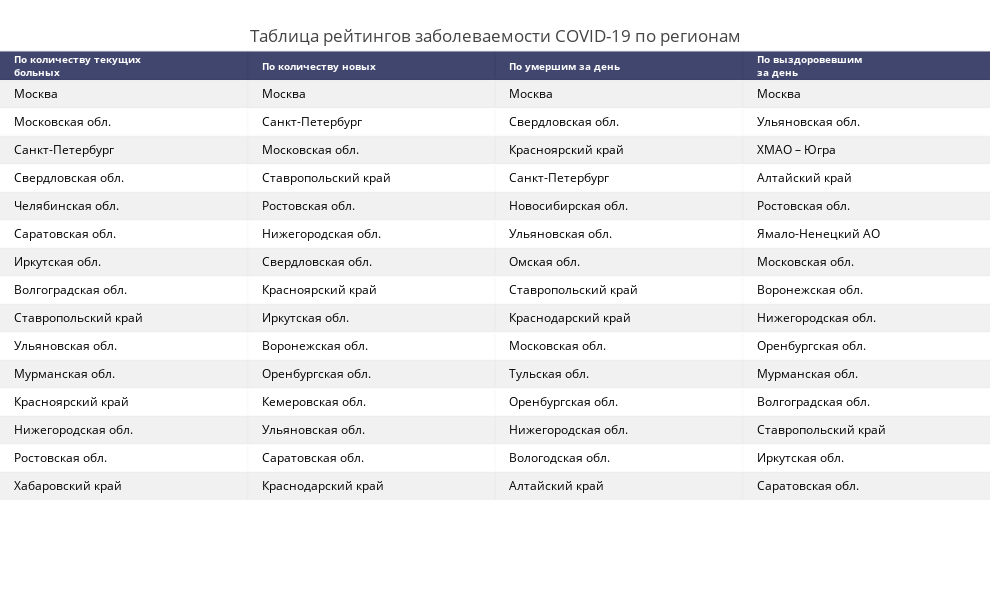

The code cell stored with this chart in its notebook:
### Code cell
covid_rates = pd.DataFrame()
mask = (X.Date==myday)&(X.Region!='Россия')
today_cases = X[mask]
#covid_rates.reset_index(drop=True)

covid_rates['По количеству текущих <br>больных'] = today_cases.sort_values(by=['Remaining_ill'],ascending = False).Region.reset_index(drop=True)
covid_rates['По количеству новых'] = today_cases.sort_values(by=['Day_confirmed'],ascending = False).Region.reset_index(drop=True)
covid_rates['По умершим за день'] = today_cases.sort_values(by=['Day_deaths'],ascending = False).Region.reset_index(drop=True)
covid_rates['По выздоровевшим<br>за день'] = today_cases.sort_values(by=['Day_recovered'],ascending = False).Region.reset_index(drop=True)
param = {'xgap':0}
fig =  ff.create_table(covid_rates.head(15),height_constant=200,**param)
fig.update_layout(
    
                  title_text ='Таблица рейтингов заболеваемости COVID-19 по регионам',
                  margin = {'t':50, 'b':100},
                  title_x = 0.5,
                  title_y= 0.95,
                  title_xanchor = "center",
                  title_yanchor = "top", 
                  
                  width = 990, height = 600,template = 'gridon',
    
    
                  xaxis_title='',yaxis_title = ''
                  )
for i in range(0,4):
    fig.layout.annotations[i].font.size = 10
fig.show()

### Figure 1 — Plotly figure (JSON) as saved in the notebook; plotly's stock layout.template omitted (floating-point values rounded to 4 significant figures)
{"data": [{"colorscale": [[0, "#00083e"], [0.5, "#ededee"], [1, "#ffffff"]], "hoverinfo": "none", "opacity": 0.75, "showscale": false, "type": "heatmap", "xgap": 0, "z": [[0, 0, 0, 0], [0.5, 0.5, 0.5, 0.5], [1, 1, 1, 1], [0.5, 0.5, 0.5, 0.5], [1, 1, 1, 1], [0.5, 0.5, 0.5, 0.5], [1, 1, 1, 1], [0.5, 0.5, 0.5, 0.5], [1, 1, 1, 1], [0.5, 0.5, 0.5, 0.5], [1, 1, 1, 1], [0.5, 0.5, 0.5, 0.5], [1, 1, 1, 1], [0.5, 0.5, 0.5, 0.5], [1, 1, 1, 1], [0.5, 0.5, 0.5, 0.5]]}], "layout": {"annotations": [{"align": "left", "font": {"color": "#ffffff", "size": 10}, "showarrow": false, "text": "<b>По количеству текущих <br>больных</b>", "x": -0.45, "xanchor": "left", "xref": "x", "y": 0, "yref": "y"}, {"align": "left", "font": {"color": "#ffffff", "size": 10}, "showarrow": false, "text": "<b>По количеству новых</b>", "x": 0.55, "xanchor": "left", "xref": "x", "y": 0, "yref": "y"}, {"align": "left", "font": {"color": "#ffffff", "size": 10}, "showarrow": false, "text": "<b>По умершим за день</b>", "x": 1.55, "xanchor": "left", "xref": "x", "y": 0, "yref": "y"}, {"align": "left", "font": {"color": "#ffffff", "size": 10}, "showarrow": false, "text": "<b>По выздоровевшим<br>за день</b>", "x": 2.55, "xanchor": "left", "xref": "x", "y": 0, "yref": "y"}, {"align": "left", "font": {"color": "#000000"}, "showarrow": false, "text": "Москва", "x": -0.45, "xanchor": "left", "xref": "x", "y": 1, "yref": "y"}, {"align": "left", "font": {"color": "#000000"}, "showarrow": false, "text": "Москва", "x": 0.55, "xanchor": "left", "xref": "x", "y": 1, "yref": "y"}, {"align": "left", "font": {"color": "#000000"}, "showarrow": false, "text": "Москва", "x": 1.55, "xanchor": "left", "xref": "x", "y": 1, "yref": "y"}, {"align": "left", "font": {"color": "#000000"}, "showarrow": false, "text": "Москва", "x": 2.55, "xanchor": "left", "xref": "x", "y": 1, "yref": "y"}, {"align": "left", "font": {"color": "#000000"}, "showarrow": false, "text": "Московская обл.", "x": -0.45, "xanchor": "left", "xref": "x", "y": 2, "yref": "y"}, {"align": "left", "font": {"color": "#000000"}, "showarrow": false, "text": "Санкт-Петербург", "x": 0.55, "xanchor": "left", "xref": "x", "y": 2, "yref": "y"}, {"align": "left", "font": {"color": "#000000"}, "showarrow": false, "text": "Свердловская обл.", "x": 1.55, "xanchor": "left", "xref": "x", "y": 2, "yref": "y"}, {"align": "left", "font": {"color": "#000000"}, "showarrow": false, "text": "Ульяновская обл.", "x": 2.55, "xanchor": "left", "xref": "x", "y": 2, "yref": "y"}, {"align": "left", "font": {"color": "#000000"}, "showarrow": false, "text": "Санкт-Петербург", "x": -0.45, "xanchor": "left", "xref": "x", "y": 3, "yref": "y"}, {"align": "left", "font": {"color": "#000000"}, "showarrow": false, "text": "Московская обл.", "x": 0.55, "xanchor": "left", "xref": "x", "y": 3, "yref": "y"}, {"align": "left", "font": {"color": "#000000"}, "showarrow": false, "text": "Красноярский край", "x": 1.55, "xanchor": "left", "xref": "x", "y": 3, "yref": "y"}, {"align": "left", "font": {"color": "#000000"}, "showarrow": false, "text": "ХМАО – Югра", "x": 2.55, "xanchor": "left", "xref": "x", "y": 3, "yref": "y"}, {"align": "left", "font": {"color": "#000000"}, "showarrow": false, "text": "Свердловская обл.", "x": -0.45, "xanchor": "left", "xref": "x", "y": 4, "yref": "y"}, {"align": "left", "font": {"color": "#000000"}, "showarrow": false, "text": "Ставропольский край", "x": 0.55, "xanchor": "left", "xref": "x", "y": 4, "yref": "y"}, {"align": "left", "font": {"color": "#000000"}, "showarrow": false, "text": "Санкт-Петербург", "x": 1.55, "xanchor": "left", "xref": "x", "y": 4, "yref": "y"}, {"align": "left", "font": {"color": "#000000"}, "showarrow": false, "text": "Алтайский край", "x": 2.55, "xanchor": "left", "xref": "x", "y": 4, "yref": "y"}, {"align": "left", "font": {"color": "#000000"}, "showarrow": false, "text": "Челябинская обл.", "x": -0.45, "xanchor": "left", "xref": "x", "y": 5, "yref": "y"}, {"align": "left", "font": {"color": "#000000"}, "showarrow": false, "text": "Ростовская обл.", "x": 0.55, "xanchor": "left", "xref": "x", "y": 5, "yref": "y"}, {"align": "left", "font": {"color": "#000000"}, "showarrow": false, "text": "Новосибирская обл.", "x": 1.55, "xanchor": "left", "xref": "x", "y": 5, "yref": "y"}, {"align": "left", "font": {"color": "#000000"}, "showarrow": false, "text": "Ростовская обл.", "x": 2.55, "xanchor": "left", "xref": "x", "y": 5, "yref": "y"}, {"align": "left", "font": {"color": "#000000"}, "showarrow": false, "text": "Саратовская обл.", "x": -0.45, "xanchor": "left", "xref": "x", "y": 6, "yref": "y"}, {"align": "left", "font": {"color": "#000000"}, "showarrow": false, "text": "Нижегородская обл.", "x": 0.55, "xanchor": "left", "xref": "x", "y": 6, "yref": "y"}, {"align": "left", "font": {"color": "#000000"}, "showarrow": false, "text": "Ульяновская обл.", "x": 1.55, "xanchor": "left", "xref": "x", "y": 6, "yref": "y"}, {"align": "left", "font": {"color": "#000000"}, "showarrow": false, "text": "Ямало-Ненецкий АО", "x": 2.55, "xanchor": "left", "xref": "x", "y": 6, "yref": "y"}, {"align": "left", "font": {"color": "#000000"}, "showarrow": false, "text": "Иркутская обл.", "x": -0.45, "xanchor": "left", "xref": "x", "y": 7, "yref": "y"}, {"align": "left", "font": {"color": "#000000"}, "showarrow": false, "text": "Свердловская обл.", "x": 0.55, "xanchor": "left", "xref": "x", "y": 7, "yref": "y"}, {"align": "left", "font": {"color": "#000000"}, "showarrow": false, "text": "Омская обл.", "x": 1.55, "xanchor": "left", "xref": "x", "y": 7, "yref": "y"}, {"align": "left", "font": {"color": "#000000"}, "showarrow": false, "text": "Московская обл.", "x": 2.55, "xanchor": "left", "xref": "x", "y": 7, "yref": "y"}, {"align": "left", "font": {"color": "#000000"}, "showarrow": false, "text": "Волгоградская обл.", "x": -0.45, "xanchor": "left", "xref": "x", "y": 8, "yref": "y"}, {"align": "left", "font": {"color": "#000000"}, "showarrow": false, "text": "Красноярский край", "x": 0.55, "xanchor": "left", "xref": "x", "y": 8, "yref": "y"}, {"align": "left", "font": {"color": "#000000"}, "showarrow": false, "text": "Ставропольский край", "x": 1.55, "xanchor": "left", "xref": "x", "y": 8, "yref": "y"}, {"align": "left", "font": {"color": "#000000"}, "showarrow": false, "text": "Воронежская обл.", "x": 2.55, "xanchor": "left", "xref": "x", "y": 8, "yref": "y"}, {"align": "left", "font": {"color": "#000000"}, "showarrow": false, "text": "Ставропольский край", "x": -0.45, "xanchor": "left", "xref": "x", "y": 9, "yref": "y"}, {"align": "left", "font": {"color": "#000000"}, "showarrow": false, "text": "Иркутская обл.", "x": 0.55, "xanchor": "left", "xref": "x", "y": 9, "yref": "y"}, {"align": "left", "font": {"color": "#000000"}, "showarrow": false, "text": "Краснодарский край", "x": 1.55, "xanchor": "left", "xref": "x", "y": 9, "yref": "y"}, {"align": "left", "font": {"color": "#000000"}, "showarrow": false, "text": "Нижегородская обл.", "x": 2.55, "xanchor": "left", "xref": "x", "y": 9, "yref": "y"}, {"align": "left", "font": {"color": "#000000"}, "showarrow": false, "text": "Ульяновская обл.", "x": -0.45, "xanchor": "left", "xref": "x", "y": 10, "yref": "y"}, {"align": "left", "font": {"color": "#000000"}, "showarrow": false, "text": "Воронежская обл.", "x": 0.55, "xanchor": "left", "xref": "x", "y": 10, "yref": "y"}, {"align": "left", "font": {"color": "#000000"}, "showarrow": false, "text": "Московская обл.", "x": 1.55, "xanchor": "left", "xref": "x", "y": 10, "yref": "y"}, {"align": "left", "font": {"color": "#000000"}, "showarrow": false, "text": "Оренбургская обл.", "x": 2.55, "xanchor": "left", "xref": "x", "y": 10, "yref": "y"}, {"align": "left", "font": {"color": "#000000"}, "showarrow": false, "text": "Мурманская обл.", "x": -0.45, "xanchor": "left", "xref": "x", "y": 11, "yref": "y"}, {"align": "left", "font": {"color": "#000000"}, "showarrow": false, "text": "Оренбургская обл.", "x": 0.55, "xanchor": "left", "xref": "x", "y": 11, "yref": "y"}, {"align": "left", "font": {"color": "#000000"}, "showarrow": false, "text": "Тульская обл.", "x": 1.55, "xanchor": "left", "xref": "x", "y": 11, "yref": "y"}, {"align": "left", "font": {"color": "#000000"}, "showarrow": false, "text": "Мурманская обл.", "x": 2.55, "xanchor": "left", "xref": "x", "y": 11, "yref": "y"}, {"align": "left", "font": {"color": "#000000"}, "showarrow": false, "text": "Красноярский край", "x": -0.45, "xanchor": "left", "xref": "x", "y": 12, "yref": "y"}, {"align": "left", "font": {"color": "#000000"}, "showarrow": false, "text": "Кемеровская обл.", "x": 0.55, "xanchor": "left", "xref": "x", "y": 12, "yref": "y"}, {"align": "left", "font": {"color": "#000000"}, "showarrow": false, "text": "Оренбургская обл.", "x": 1.55, "xanchor": "left", "xref": "x", "y": 12, "yref": "y"}, {"align": "left", "font": {"color": "#000000"}, "showarrow": false, "text": "Волгоградская обл.", "x": 2.55, "xanchor": "left", "xref": "x", "y": 12, "yref": "y"}, {"align": "left", "font": {"color": "#000000"}, "showarrow": false, "text": "Нижегородская обл.", "x": -0.45, "xanchor": "left", "xref": "x", "y": 13, "yref": "y"}, {"align": "left", "font": {"color": "#000000"}, "showarrow": false, "text": "Ульяновская обл.", "x": 0.55, "xanchor": "left", "xref": "x", "y": 13, "yref": "y"}, {"align": "left", "font": {"color": "#000000"}, "showarrow": false, "text": "Нижегородская обл.", "x": 1.55, "xanchor": "left", "xref": "x", "y": 13, "yref": "y"}, {"align": "left", "font": {"color": "#000000"}, "showarrow": false, "text": "Ставропольский край", "x": 2.55, "xanchor": "left", "xref": "x", "y": 13, "yref": "y"}, {"align": "left", "font": {"color": "#000000"}, "showarrow": false, "text": "Ростовская обл.", "x": -0.45, "xanchor": "left", "xref": "x", "y": 14, "yref": "y"}, {"align": "left", "font": {"color": "#000000"}, "showarrow": false, "text": "Саратовская обл.", "x": 0.55, "xanchor": "left", "xref": "x", "y": 14, "yref": "y"}, {"align": "left", "font": {"color": "#000000"}, "showarrow": false, "text": "Вологодская обл.", "x": 1.55, "xanchor": "left", "xref": "x", "y": 14, "yref": "y"}, {"align": "left", "font": {"color": "#000000"}, "showarrow": false, "text": "Иркутская обл.", "x": 2.55, "xanchor": "left", "xref": "x", "y": 14, "yref": "y"}, {"align": "left", "font": {"color": "#000000"}, "showarrow": false, "text": "Хабаровский край", "x": -0.45, "xanchor": "left", "xref": "x", "y": 15, "yref": "y"}, {"align": "left", "font": {"color": "#000000"}, "showarrow": false, "text": "Краснодарский край", "x": 0.55, "xanchor": "left", "xref": "x", "y": 15, "yref": "y"}, {"align": "left", "font": {"color": "#000000"}, "showarrow": false, "text": "Алтайский край", "x": 1.55, "xanchor": "left", "xref": "x", "y": 15, "yref": "y"}, {"align": "left", "font": {"color": "#000000"}, "showarrow": false, "text": "Саратовская обл.", "x": 2.55, "xanchor": "left", "xref": "x", "y": 15, "yref": "y"}], "height": 600, "margin": {"b": 100, "l": 0, "r": 0, "t": 50}, "title": {"text": "Таблица рейтингов заболеваемости COVID-19 по регионам", "x": 0.5, "xanchor": "center", "y": 0.95, "yanchor": "top"}, "width": 990, "xaxis": {"dtick": 1, "gridwidth": 2, "showticklabels": false, "tick0": -0.5, "ticks": "", "title": {"text": ""}, "zeroline": false}, "yaxis": {"autorange": "reversed", "dtick": 1, "gridwidth": 2, "showticklabels": false, "tick0": 0.5, "ticks": "", "title": {"text": ""}, "zeroline": false}}}
